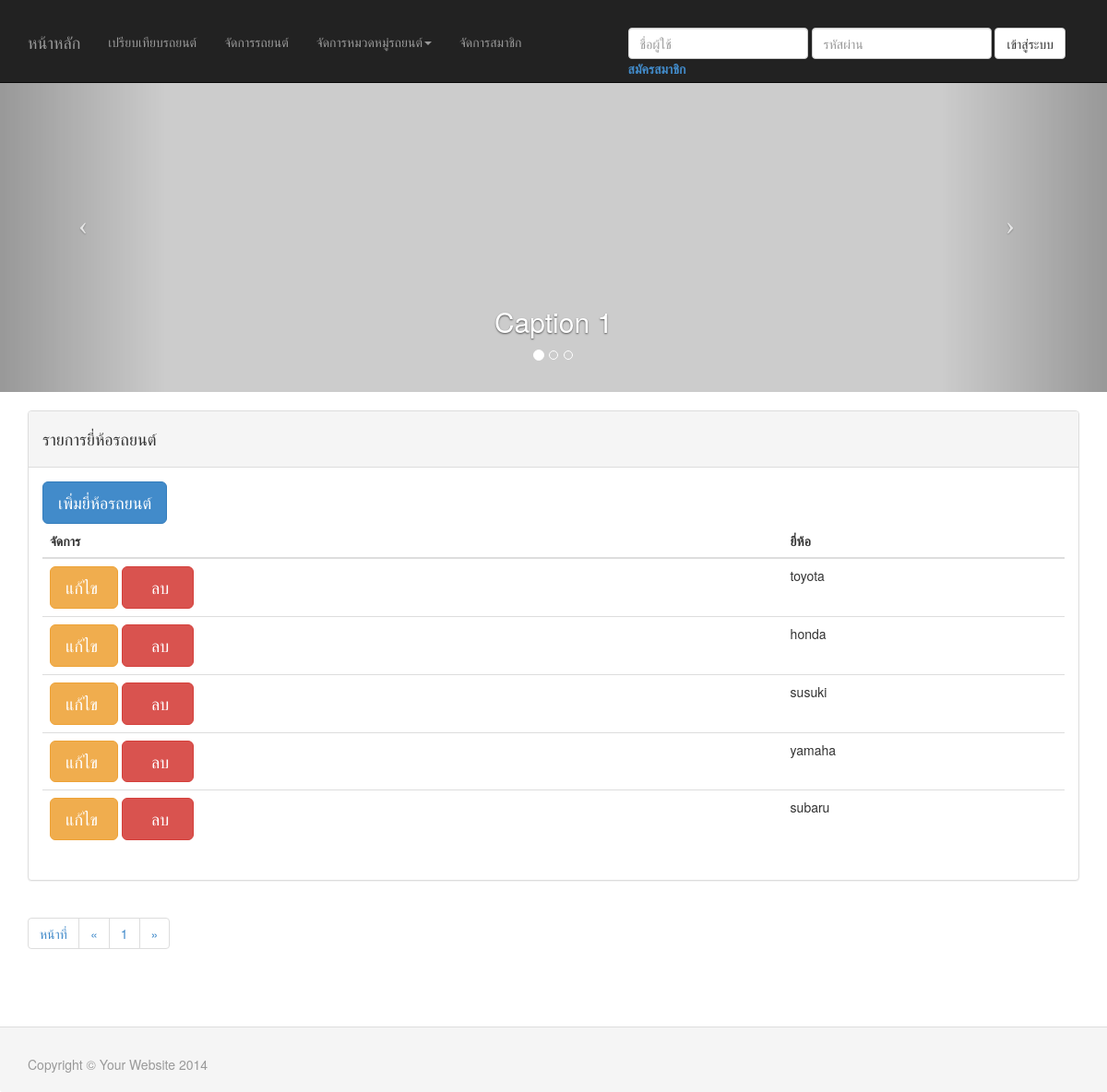
Before: /car/ManageBrand.php with the older database file.
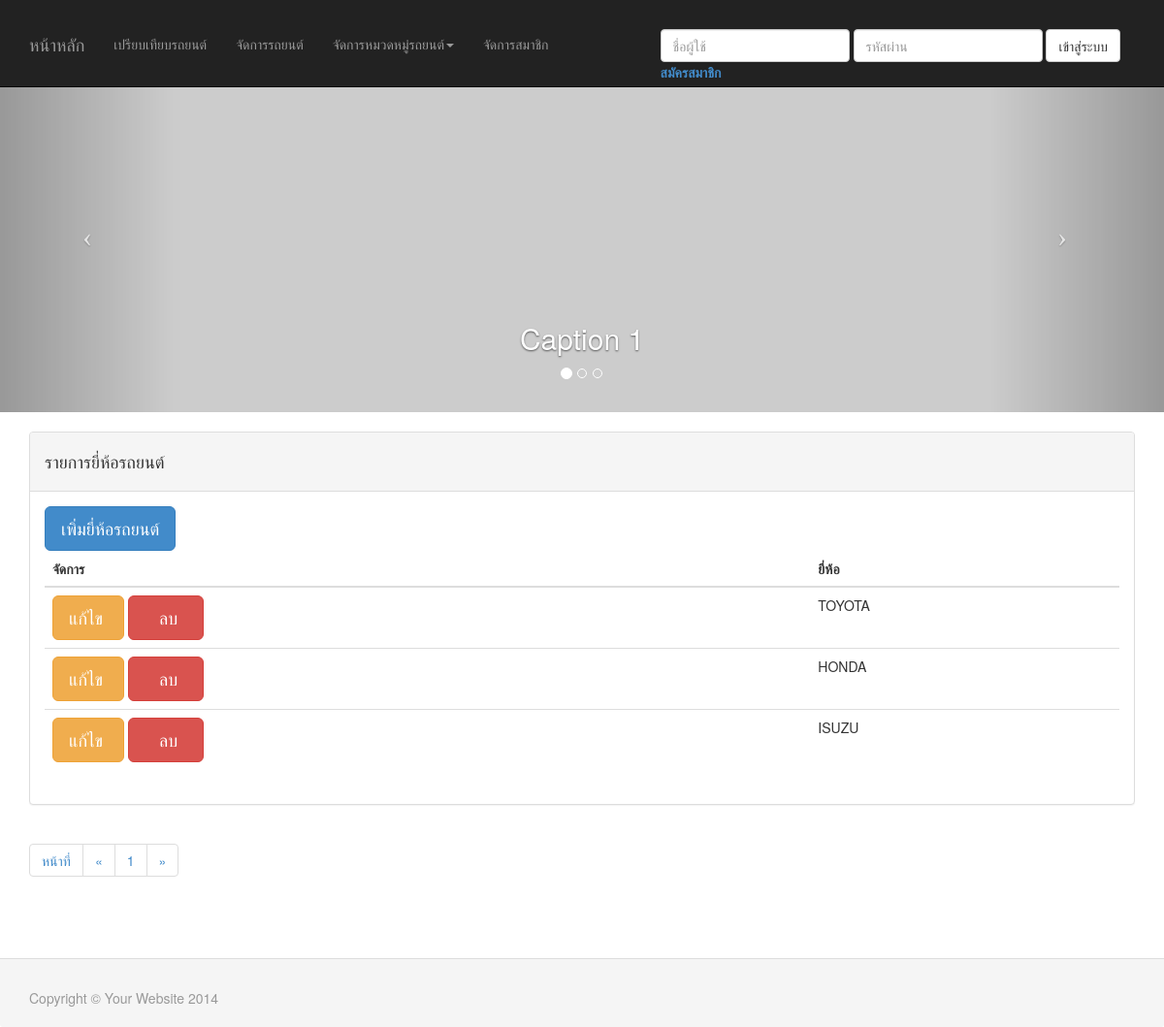
After: the same page with the newer database file.
### tables this page shows
CREATE TABLE IF NOT EXISTS `carbrand` (
  `id` int(10) unsigned NOT NULL AUTO_INCREMENT,
  `name` varchar(255) DEFAULT NULL,
  PRIMARY KEY (`id`)
);

### car/src/class/Database.php (called while the page is built, shortened)
<?php
class Database {
	private $host;
	private $username;
	private $password;
	function __construct() {
		$this->host = 'localhost';
		$this->username = 'root';
		$this->password = '';
		$this->db = 'project';
	}
	function query($StrQuery) {
		$result = mysql_query( $StrQuery );
		return $result;
	}
	function connectDB() {
		$con = mysql_connect( $this->host, $this->username, $this->password ) or die("can't to connect");
		return $con;
	}
}
?>

### car/src/class/ManageBrandCar.php (called while the page is built, shortened)
<?php
include_once 'Database.php';
class ManageBrandCar {
    private $objDB;
    private $NUM_ROWS;
    private $PAGE_SIZE;
    function __construct() {
        $this->objDB = new Database ();
    }
    function getBrandAllPaging($pageSize, $page) {
        $this->PAGE_SIZE = $pageSize;
        $lim_start = (($page - 1) * $pageSize);
        $lim_end = $lim_start + $pageSize;
        $limit = "limit " . $lim_start . ", " . $lim_end;
        $str = "select * from  carbrand ";
        $this->NUM_ROWS = mysql_num_rows($this->objDB->query($str));
        $rs = $this->objDB->query($str . $limit);
        $arrayIterator = new ArrayIterator();
        while ($row = mysql_fetch_object($rs)) {
            $arrayIterator->append($row);
        }
        return $arrayIterator;
    }
    function getPageing() {
        return ceil($this->NUM_ROWS / $this->PAGE_SIZE);
    }
}
?>

### car/ManageBrand.php (the view, shortened to what this page needs)
<?php
include 'src/class/ManageBrandCar.php';
$objManageBrandCar = new ManageBrandCar ();
$pageSize = 9;
$currentPage = 1;
?>
<!DOCTYPE html>
<html lang="en">
    <head>
        <?php include 'includes.php' ?>
    </head>
    <body>
        <?php include 'header.php'; ?>
        <div class="container">
            <div class="row clearfix">
                <div class="col-md-12 column">
                    <div class=" panel panel-default">
                        <div class="panel-heading">
                            <h4>รายการยี่ห้อรถยนต์</h4>
                        </div>
                        <div class="panel-body">
                            <a href="addCarBrand.php"><button type="button"
                                                              class="btn btn-primary btn-lg">เพิ่มยี่ห้อรถยนต์</button></a>
                            <table class="table .table-bordered">
                                <thead>
                                    <tr>
                                        <th>จัดการ</th>
                                        <th>ยี่ห้อ</th>
                                    </tr>
                                </thead>
                                <tbody>
                                    <?php
                                    $arrBrand = $objManageBrandCar->getBrandAllPaging($pageSize, $currentPage);
                                    foreach ($arrBrand as $row) {
                                    ?>
                                    <tr>
                                        <td>
                                            <a href="editCarBrand.php?id=<?php echo $row->id; ?>"<button type="button" class="btn btn-warning btn-lg">แก้ไข&nbsp;</button></a>
                                            <a href="?delete=true&id=<?php echo $row->id; ?>"><button type="button" class="btn btn-danger btn-lg">&nbsp;&nbsp;&nbsp;ลบ&nbsp;&nbsp;</button></a>
                                        </td>
                                        <td><?php echo $row->name; ?></td>
                                    </tr>
                                    <?php } ?>
                                </tbody>
                            </table>
                        </div>
                    </div>
                    <nav>
                        <ul class="pagination">
                            <li><a>หน้าที่</a></li>
                            <?php $pages = $objManageBrandCar->getPageing(); ?>
                            <li><a href="ManageBrand.php?page=<?= ($currentPage - 1) < 1 ? 1 : ($currentPage - 1) ?>"><span aria-hidden="true">&laquo;</span><span class="sr-only">Previous</span></a></li>
                            <?php
                            for ($i = 1; $i <= $pages; $i++) {
                                ?>
                                <li><a href="ManageBrand.php?page=<?= $i ?>"><?= $i ?></a></li>
                                <?php
                            }
                            ?>
                            <li><a href="ManageBrand.php?page=<?= ($currentPage + 1) > $pages ? $currentPage : ($currentPage + 1) ?>"><span aria-hidden="true">&raquo;</span><span class="sr-only">Next</span></a></li>
                        </ul>
                    </nav>
                </div>
            </div>
        </div>
        <?php include 'footer.php'; ?>
    </body>
</html>

Changed rows visible on the page:
removed carbrand: name "yamaha"
removed carbrand: name "subaru"
changed carbrand: name "toyota" → "TOYOTA"
changed carbrand: name "honda" → "HONDA"
changed carbrand: name "susuki" → "ISUZU"
